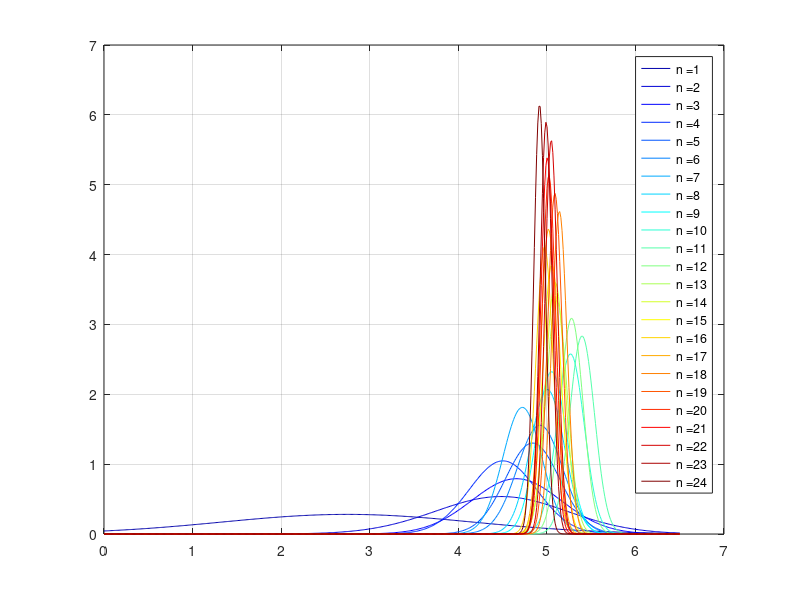

This figure's MATLAB source: (Note: this script raises an error after producing the figure.)
% Clears everything 
clc; clear all; close all;

% 0. Warmup (Data loading & Initialization)
data = importdata('data_2_5.txt');
H = data.data;
n = size(H, 1);

% -------------------------------------------------------------------------
% 1. m parameter estimation and bayesian learning plot

s = 1.25;
m_0 = 0;
s_0 = sqrt(10) * s;

colors = jet(n);
lgd = cell(n, 1);
for i = 1:n
    % Calculate new mean and estimate parameters
    x_n = mean(H(1:i));
    m_n = (i * s_0^2 * x_n + s^2 * m_0) / (i * s_0^2 + s^2);
    s_n_sq = (s_0^2 * s^2) / (i * s_0^2 + s^2);
    % Calculate a posteriori density
    X = linspace(0, 6.5, 500);
    y = normpdf(X, m_n, s_n_sq);
    % Plot a posteriori density
    plot(X, y, 'Color', colors(i, :));
    lgd{i} = strcat('n = ' , num2str(i));
    hold on;
    grid on;
end
legend(lgd)

% -------------------------------------------------------------------------
% 2. Univariate case
x_n = mean(H); % n = 25 (constant)
s_0_table = [sqrt(10) * s, sqrt(1)* s, sqrt(0.1) * s, sqrt(0.01) * s];

colors = jet(length(s_0_table));
figure; lgd = cell(length(s_0_table), 1);
for i = 1:length(s_0_table) % cycle through all of s_0 values
    % Re-estimate parameters with different s_0
    m_n = (n * s_0_table(i)^2 * x_n + s^2 * m_0) / (n * s_0_table(i)^2 + s^2);
    s_n_sq = (s_0_table(i)^2 * s^2) / (n * s_0_table(i)^2 + s^2);
    
    % Calculate class conditional density
    X = linspace(-5, 10);
    y = normpdf(X, m_n, s_n_sq + s^2);
    
    % Plot class conditional density
    plot(X, y, 'Color', colors(i, :));
    lgd{i} = strcat(num2str(i), '. s_0^2 = ' , num2str(s_0_table(i) ^ 2));
    hold on;
    grid on;
end
legend(lgd)

